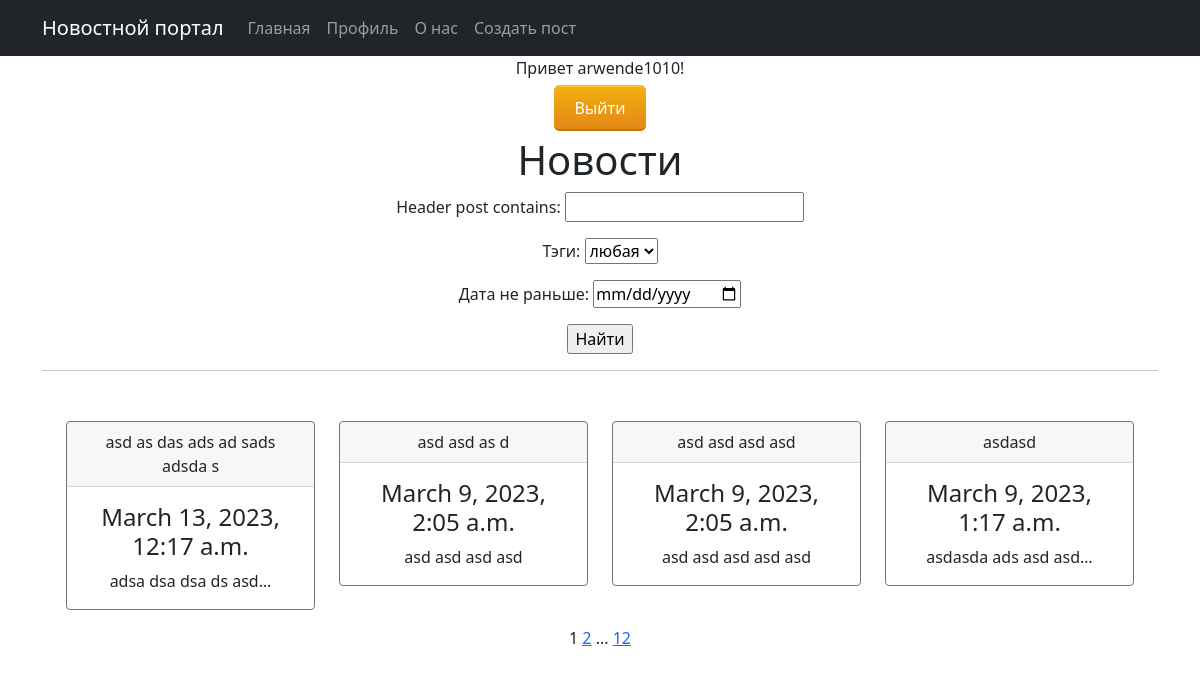
The page / (signed in) on the database its author committed.
### NewsPortal/models.py (models this page shows, shortened)
class Post(models.Model):
    field = models.CharField(max_length=1, choices=POSITIONS,
                             default='0')  # статья или новость, берем данные из файла data
    time_in = models.DateTimeField(auto_now_add=True)  # дата и время создания
    header_post = models.CharField(max_length=255, null=True)  # заголовок статьи новости
    text = models.TextField(unique=True)  # так как тексты могут быть большие берем TextField
    rating = models.IntegerField(default=0)  # рейтинг новости или статьи, флоат
    category = models.ManyToManyField(Category,
                                      through='PostCategory')  # тут остается сделать свзяь многие ко многим с моделью категории
    author = models.ForeignKey(Author, on_delete=models.CASCADE)  # связь один ко многим с автором

### NewsPortal/views.py (the view)
# urls.py: path('', PostList.as_view(), name='post_list'),
class PostList(LoginRequiredMixin, ListView):
    model = Post  # не моуг понять почему при вставке заместо модел queryset = Post.objects.order_by('-publication_date')
    ordering = 'header_post'
    template_name = 'posts.html'
    context_object_name = 'posts'
    paginate_by = 4  # вот так мы можем указать количество записей на странице
    def get_queryset(self):
        queryset = super().get_queryset()
        self.filterset = PostFilter(self.request.GET, queryset)
        return self.filterset.qs
    def get_context_data(self, **kwargs):
        context = super().get_context_data(**kwargs)
        context['filterset'] = self.filterset
        return context

### NewsPortal/models.py (called while the page is built)
    def __str__(self):
        return f'{self.name}'

### NewsPortal/templatetags/custom_tags.py (called while the page is built)
@register.simple_tag(takes_context=True)
def url_replace(context, **kwargs):
   d = context['request'].GET.copy()
   for k, v in kwargs.items():
      d[k] = v
   return d.urlencode()

### templates/posts.html (shortened to what this page needs)
{% extends 'flatpages/default.html' %}
{% load custom_tags %}
{% block content %}
<h1>Новости</h1>
   <form action="" method="get">
       {{ filterset.form.as_p }}
       <input type="submit" value="Найти" />
   </form>
<hr>
{% if posts %}
<div class="container">
    <div class="row", style="margin-top: 50px;">
        {% for post in posts %}
        <div class="col-sm">
            <div class="card border-secondary mb-3", style="max-width: 20rem:">
                <div class="card-header">{{ post.header_post  }}</div>
                <div class="card-body">
                    <h4 class="card-title">{{ post.time_in }}</h4>
                    <p class="card-text">{{ post.text|truncatechars:20  }}</p>
                </div>
            </div>
        </div>
        {% endfor %}
    </div>
</div>
{% else %}
       <h2>Новостей нет!</h2>
   {% endif %}
   {{ page_obj.number }}
   {% if page_obj.has_next %}
       <a href="?{% url_replace page=page_obj.next_page_number %}">{{ page_obj.next_page_number }}</a>
       {% if paginator.num_pages != page_obj.next_page_number %}
           ...
           <a href="?{% url_replace page=page_obj.paginator.num_pages %}">{{ page_obj.paginator.num_pages }}</a>
       {% endif %}
   {% endif %}
{% endblock content %}

### templates/flatpages/default.html (shortened to what this page needs)
<!DOCTYPE html>
<html lang="en">
    <head>
        {% load static %}
        <link href="{% static 'css/styles.css' %}" rel="stylesheet" />
    </head>
    <body>
        <nav class="navbar navbar-expand-lg navbar-dark bg-dark static-top">
           <div class="container">
               <a class="navbar-brand" href="#">Новостной портал</a>
               <div class="collapse navbar-collapse" id="navbarResponsive">
                   <ul class="navbar-nav ml-auto">
                       <li class="nav-item active">
                           <a class="nav-link" href="/">Главная</a>
                       </li>
                       <li class="nav-item active">
                           <a class="nav-link" href="{% url 'profil_user' user.pk %}">Профиль</a>
                       </li>
                       <li class="nav-item active">
                           <a class="nav-link" href="/about/">О нас</a>
                       </li>
                       <li class="nav-item active">
                           <a class="nav-link" href="/create/">Создать пост</a>
                   </ul>
               </div>
           </div>
        </nav>
        <div class="container">
            <div class="row">
                <div class="col-lg-12 text-center">
                    {% if user.is_authenticated %}
                        <p>Привет {{ user.username }}!</p>
                        <p><a href="/accounts/logout/" class="button24">Выйти</a></p>
                    {% else %}
                        <p>Вы не авторизованы.</p>
                        <a href="/accounts/login/" class="button24">Войти</a>
                    {% endif %}
                    {% block content %}{% endblock content %}
                </div>
            </div>
        </div>
    </body>
</html>

### rows shown on the page
Post: header_post "asd as das ads ad sads adsda s", time_in "March 13, 2023, 12:17 a.m.", text "adsa dsa dsa ds asd…"
Post: header_post "asd asd as d", time_in "March 9, 2023, 2:05 a.m.", text "asd asd asd asd"
Post: header_post "asd asd asd asd", time_in "March 9, 2023, 2:05 a.m.", text "asd asd asd asd asd"
Post: header_post "asdasd", time_in "March 9, 2023, 1:17 a.m.", text "asdasda ads asd asd…"

### other values the page prints
{{ user.username }} "arwende1010"
{{ page_obj.number }} "1"
{{ page_obj.next_page_number }} "2"
{{ page_obj.paginator.num_pages }} "12"
